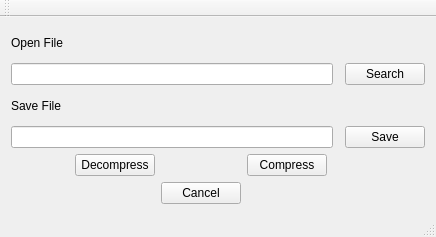
<?xml version="1.0" encoding="UTF-8"?>
<ui version="4.0">
 <class>View</class>
 <widget class="QMainWindow" name="View">
  <property name="geometry">
   <rect>
    <x>0</x>
    <y>0</y>
    <width>406</width>
    <height>237</height>
   </rect>
  </property>
  <property name="windowTitle">
   <string>Huffman</string>
  </property>
  <widget class="QWidget" name="centralWidget">
   <layout class="QGridLayout" name="gridLayout">
    <item row="1" column="0" colspan="6">
     <widget class="QLineEdit" name="lineEdit_Search"/>
    </item>
    <item row="4" column="6" colspan="2">
     <spacer name="horizontalSpacer_6">
      <property name="orientation">
       <enum>Qt::Horizontal</enum>
      </property>
      <property name="sizeHint" stdset="0">
       <size>
        <width>78</width>
        <height>20</height>
       </size>
      </property>
     </spacer>
    </item>
    <item row="4" column="3">
     <spacer name="horizontalSpacer_7">
      <property name="orientation">
       <enum>Qt::Horizontal</enum>
      </property>
      <property name="sizeHint" stdset="0">
       <size>
        <width>101</width>
        <height>20</height>
       </size>
      </property>
     </spacer>
    </item>
    <item row="4" column="4">
     <widget class="QPushButton" name="Compress">
      <property name="text">
       <string>Compress</string>
      </property>
     </widget>
    </item>
    <item row="3" column="7">
     <widget class="QPushButton" name="Save">
      <property name="text">
       <string>Save</string>
      </property>
     </widget>
    </item>
    <item row="2" column="0">
     <widget class="QLabel" name="Save_File">
      <property name="text">
       <string>Save File</string>
      </property>
     </widget>
    </item>
    <item row="3" column="0" colspan="6">
     <widget class="QLineEdit" name="lineEdit_Save"/>
    </item>
    <item row="0" column="0">
     <widget class="QLabel" name="Open_File">
      <property name="text">
       <string>Open File</string>
      </property>
     </widget>
    </item>
    <item row="5" column="3">
     <widget class="QPushButton" name="Cancel">
      <property name="text">
       <string>Cancel</string>
      </property>
     </widget>
    </item>
    <item row="4" column="0" colspan="2">
     <spacer name="horizontalSpacer_3">
      <property name="orientation">
       <enum>Qt::Horizontal</enum>
      </property>
      <property name="sizeHint" stdset="0">
       <size>
        <width>48</width>
        <height>20</height>
       </size>
      </property>
     </spacer>
    </item>
    <item row="1" column="7">
     <widget class="QPushButton" name="Search">
      <property name="text">
       <string>Search</string>
      </property>
     </widget>
    </item>
    <item row="0" column="1" colspan="7">
     <spacer name="horizontalSpacer">
      <property name="orientation">
       <enum>Qt::Horizontal</enum>
      </property>
      <property name="sizeHint" stdset="0">
       <size>
        <width>334</width>
        <height>20</height>
       </size>
      </property>
     </spacer>
    </item>
    <item row="4" column="2">
     <widget class="QPushButton" name="Decompress">
      <property name="text">
       <string>Decompress</string>
      </property>
     </widget>
    </item>
    <item row="2" column="1" colspan="7">
     <spacer name="horizontalSpacer_2">
      <property name="orientation">
       <enum>Qt::Horizontal</enum>
      </property>
      <property name="sizeHint" stdset="0">
       <size>
        <width>334</width>
        <height>17</height>
       </size>
      </property>
     </spacer>
    </item>
   </layout>
  </widget>
  <widget class="QMenuBar" name="menuBar">
   <property name="geometry">
    <rect>
     <x>0</x>
     <y>0</y>
     <width>406</width>
     <height>20</height>
    </rect>
   </property>
  </widget>
  <widget class="QToolBar" name="mainToolBar">
   <attribute name="toolBarArea">
    <enum>TopToolBarArea</enum>
   </attribute>
   <attribute name="toolBarBreak">
    <bool>false</bool>
   </attribute>
  </widget>
  <widget class="QStatusBar" name="statusBar"/>
 </widget>
 <layoutdefault spacing="6" margin="11"/>
 <resources/>
 <connections/>
</ui>
